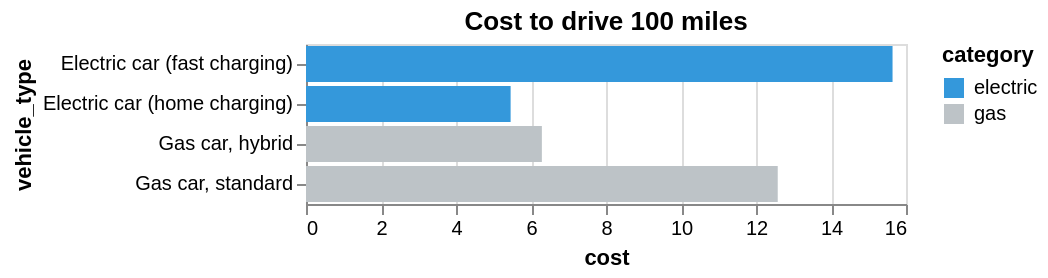

Notebook source saved alongside this figure:
### Markdown cell above
### Checkpoint 2: Add colors based on vehicle category

Now add colors to distinguish electric vehicles (blue) from gas vehicles (gray).

**Hint: In encodings use color channel following way:**


```
color=alt.Color('COLUMN:DATA_TYPE').scale(
  domain=['CAT1', 'CAT2'],
  range=['#HEXVALUE1', '#HEXVALUE2']
)
```
Read more in [Altair documentation](https://altair-viz.github.io/user_guide/customization.html#color-domain-and-range)

### Code cell
# TODO: Add color encoding
# Copy your code from checkpoint 1
# Add color encoding with custom colors
# Create the horizontal bar chart with custom colors
chart = alt.Chart(viz_data).mark_bar().encode(
    x='cost:Q',
    y='vehicle_type:N',
    color=alt.Color('category:N').scale(
        domain=['electric', 'gas'],
        range=['#3498db', '#bdc3c7']  # Blue for electric, Gray for gas
    )
).properties(
    title='Cost to drive 100 miles'
)

chart.display()

### Figure 1 — Vega-Lite specification as saved in the notebook (floating-point values rounded to 4 significant figures)
{"config": {"view": {"continuousWidth": 300, "continuousHeight": 300}}, "data": {"name": "data-7bda8b2e114ab2ce6e88943cf463a6bc"}, "mark": {"type": "bar"}, "encoding": {"color": {"field": "category", "scale": {"domain": ["electric", "gas"], "range": ["#3498db", "#bdc3c7"]}, "type": "nominal"}, "x": {"field": "cost", "type": "quantitative"}, "y": {"field": "vehicle_type", "type": "nominal"}}, "title": "Cost to drive 100 miles", "$schema": "https://vega.github.io/schema/vega-lite/v6.1.0.json", "datasets": {"data-7bda8b2e114ab2ce6e88943cf463a6bc": [{"vehicle_type": "Electric car (home charging)", "cost": 5.457, "category": "electric"}, {"vehicle_type": "Gas car, hybrid", "cost": 6.29, "category": "gas"}, {"vehicle_type": "Gas car, standard", "cost": 12.58, "category": "gas"}, {"vehicle_type": "Electric car (fast charging)", "cost": 15.64, "category": "electric"}]}}
